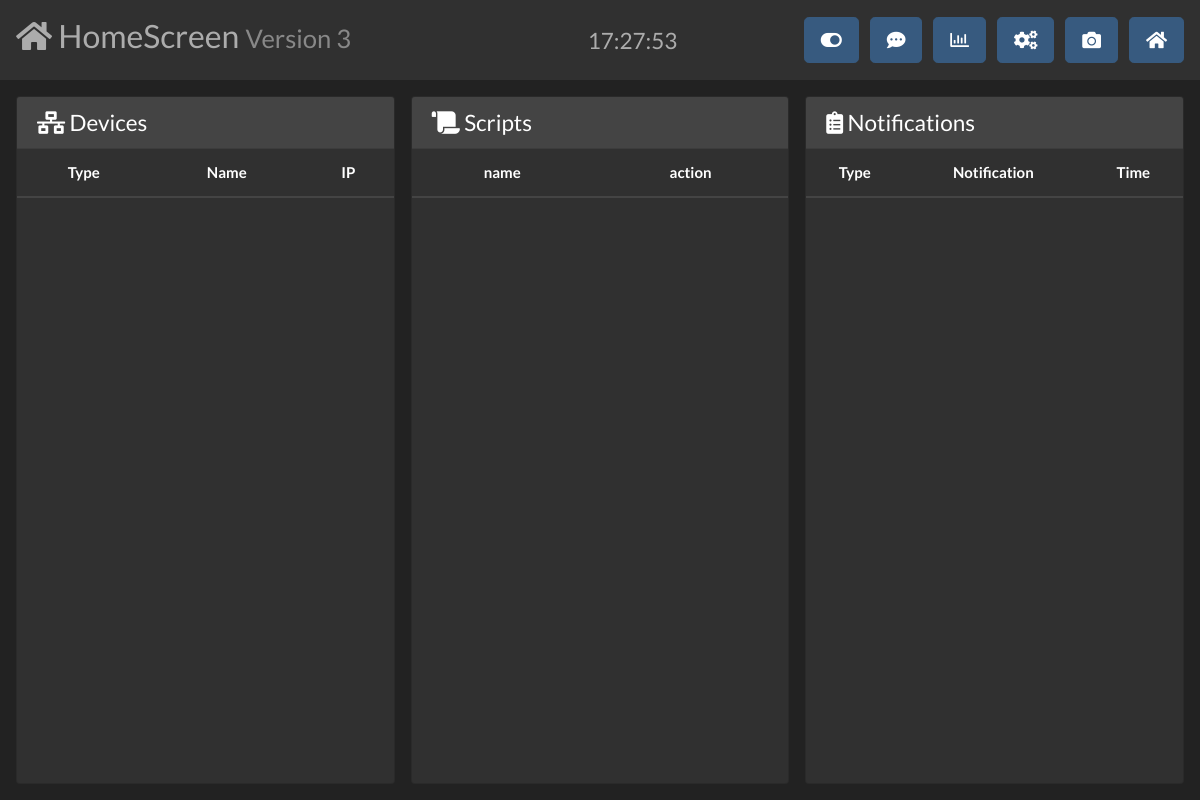
Before: /info.php with the older database file.
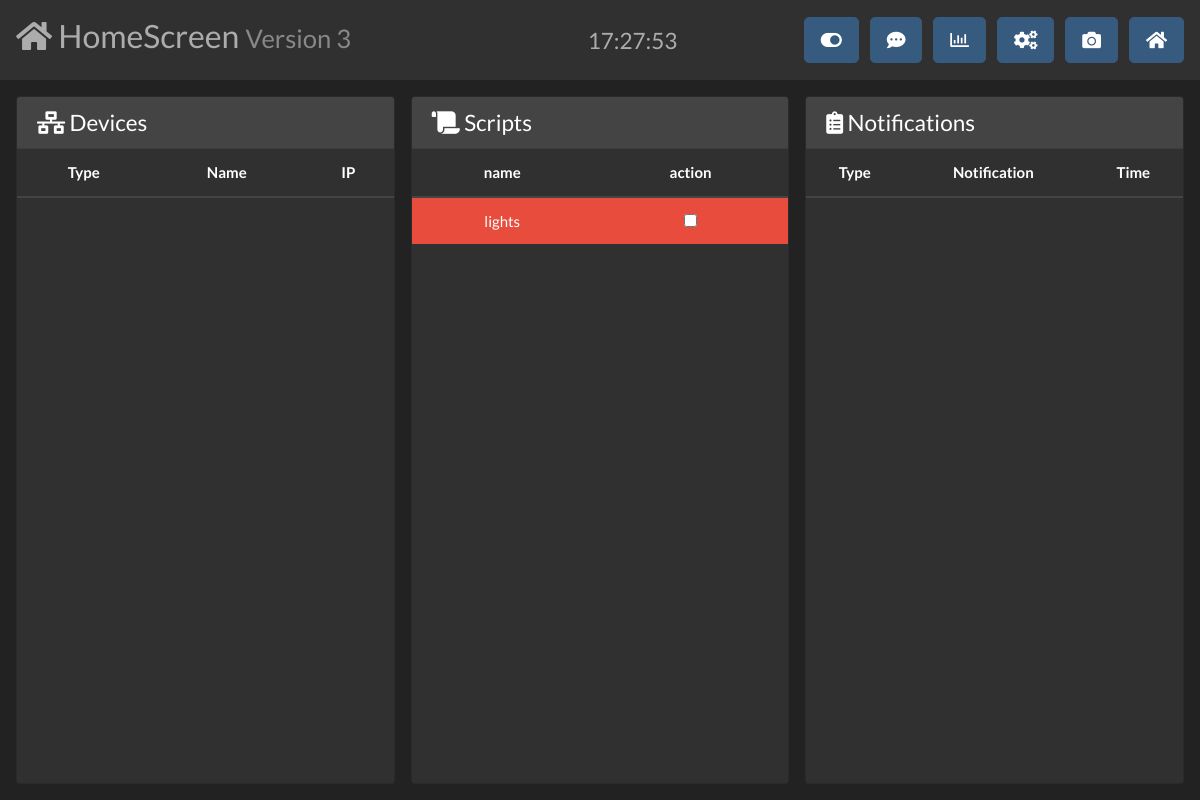
After: the same page with the newer database file.
### tables this page shows
CREATE TABLE autoScripts (
  name VARCHAR(30),
  type VARCHAR(30),
  path VARCHAR(100),
  status BIT,
  pid SMALLINT,
  PRIMARY KEY (name)
);

### info.php (the view, shortened to what this page needs)
<?php include "templates/header.php"; ?>
<link href="https://cdn.jsdelivr.net/gh/gitbrent/bootstrap4-toggle@3.6.1/css/bootstrap4-toggle.min.css" rel="stylesheet">
    <main>
        <div class="row h-100 m-0">
            <div class="col card mr-0">
                <h4 class="card-header"><i class="fas fa-network-wired"></i> Devices</h4>
                <div class="scrollable-table">
                    <table class="table text-center m-0">
                        <thead>
                            <tr class="table-dark">
                                <th scope="col">Type</th>
                                <th scope="col">Name</th>
                                <th scope="col">IP</th>
                            </tr>
                        </thead>
                    </table>
                </div>
            </div>
            <div class="col card mr-0">
                <h4 class="card-header"><i class="fas fa-scroll"></i> Scripts</h4>
                <div class="scrollable-table">
                    <table class="table text-center m-0">
                        <thead>
                            <tr class="table-dark">
                                <th scope="col">name</th>
                                <th scope="col">action</th>
                            </tr>
                        </thead>
                        <tbody id="scripts">
                            <?php
                            include "scripts/connectdb.php";
                            $sql = "SELECT name, status FROM autoScripts";
                            $sth = $db->prepare($sql);
                            $sth->execute();
                            while ($row = $sth->fetch()) {
                                echo '<tr class="table-' . (($row["status"] == 1)?"success":"danger") . '">';
                                echo '<td>' . $row["name"] . '</td>';
                                echo '<td><input type="checkbox" ' . (($row["status"] == 1)?"checked":"") . ' data-onstyle="success" data-offstyle="danger" data-style="border" id="' . $row["name"] . '" data-toggle="toggle"/>';
                                echo '</tr>';
                            }
                            ?>
                        </tbody>
                    </table>
                </div>
            </div>
            <div class="col card">
                <h4 class="card-header"><i class="fas fa-clipboard-list"></i> Notifications</h4>
                <div class="scrollable-table">
                    <table class="table table-responsive-sm text-center m-0">
                        <thead>
                            <tr class="table-dark">
                                <th scope="col">Type</th>
                                <th scope="col">Notification</th>
                                <th scope="col">Time</th>
                            </tr>
                        </thead>
                    </table>
                </div>
            </div>
        </div>
    </main>
</body>
</html>

### templates/header.php (shortened to what this page needs)
<!DOCTYPE html>
<html lang="en">
<head>
    <link rel="stylesheet" href="css/bootstrap.min.css">
    <link rel="stylesheet" href="css/bootstrap-select.css">
    <link rel="stylesheet" href="css/bootstrap-datepicker.css">
    <link rel="stylesheet" href="https://use.fontawesome.com/releases/v5.7.0/css/all.css"
>
</head>
<body id="body" class="overflow-hidden" style="padding-top: 10vh;">
    <?php if (!strpos($_SERVER['PHP_SELF'], 'alarm.php') && !strpos($_SERVER['PHP_SELF'], 'arm.php') && !strpos($_SERVER['PHP_SELF'], 'unarm.php')) { ?>
        <header>
            <nav style="height: 10vh;" class="navbar fixed-top navbar-expand-lg navbar-dark bg-dark justify-content-between overflow-hidden">
                <a href="index.php" class="navbar-text h3 text-decoration-none"><i class="fas fa-home"></i> HomeScreen <small class="text-muted">Version 3</small></a>
                <div id="clock" class="navbar-text h4 m-0"></div>
                <div>
                    <a role="button" href="switches.php" class="btn btn-primary btn-lg ml-2"><i class="fas fa-toggle-on"></i></a>
                    <a role="button" href="messages.php" class="btn btn-primary btn-lg ml-2"><i class="fas fa-comment-dots"></i></a>
                    <a role="button" href="info.php"     class="btn btn-primary btn-lg ml-2"><i class="far fa-chart-bar"></i></a>
                    <a role="button" href="settings.php" class="btn btn-primary btn-lg ml-2"><i class="fas fa-cogs"></i></a>
                    <a role="button" href="cams.php"     class="btn btn-primary btn-lg ml-2"><i class="fas fa-camera"></i></a>
                    <a role="button" href="index.php"    class="btn btn-primary btn-lg ml-2"><i class="fas fa-home"></i></a>
                </div>
            </nav>
        </header>
    <?php } ?>

Changed rows visible on the page:
added autoscripts: name "lights"
